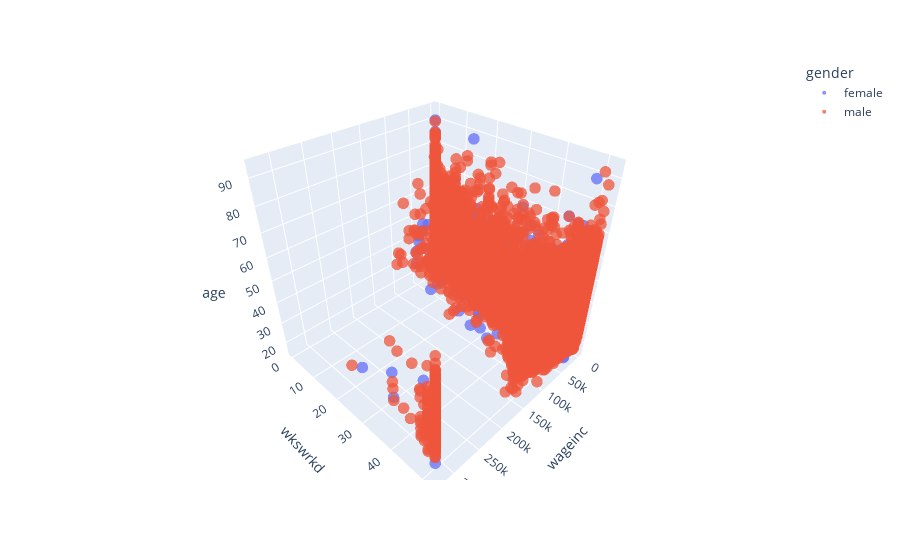

Notebook source saved alongside this figure:
### Code cell
### 1. ------------------------------ dsldPyScatterPlot3D ------------------------------
from dsldPyScatterPlot3D import dsldPyScatterPlot3D

### funnily, this is the only function that takes in a non R-Data object (dataframe) as input
### requires a pandas dataframe as input --- ONLY FOR THIS FUNCTION

df = read_data('~/Desktop/dsld/data/svcensus.RData')
a = dsldPyScatterPlot3D(df, ['wageinc', 'wkswrkd', 'age'], 'gender')
# a.show()

### Figure 1 — Plotly figure (JSON) as saved in the notebook; plotly's stock layout.template omitted (floating-point values rounded to 4 significant figures; data arrays with more than 128 entries replaced by an {"elided": "..."} marker saying what was removed)
{"data": [{"hovertemplate": "gender=female<br>wageinc=%{x}<br>wkswrkd=%{y}<br>age=%{z}<extra></extra>", "legendgroup": "female", "marker": {"color": "#636efa", "opacity": 0.75, "size": 4, "symbol": "circle"}, "mode": "markers", "name": "female", "scene": "scene", "showlegend": true, "type": "scatter3d", "x": {"elided": "4908 int values"}, "y": {"elided": "4908 int values"}, "z": {"elided": "4908 float values"}}, {"hovertemplate": "gender=male<br>wageinc=%{x}<br>wkswrkd=%{y}<br>age=%{z}<extra></extra>", "legendgroup": "male", "marker": {"color": "#EF553B", "opacity": 0.75, "size": 4, "symbol": "circle"}, "mode": "markers", "name": "male", "scene": "scene", "showlegend": true, "type": "scatter3d", "x": {"elided": "15182 int values"}, "y": {"elided": "15182 int values"}, "z": {"elided": "15182 float values"}}], "layout": {"legend": {"title": {"text": "gender"}, "tracegroupgap": 0}, "margin": {"t": 60}, "scene": {"domain": {"x": [0, 1], "y": [0, 1]}, "xaxis": {"title": {"text": "wageinc"}}, "yaxis": {"title": {"text": "wkswrkd"}}, "zaxis": {"title": {"text": "age"}}}}}
